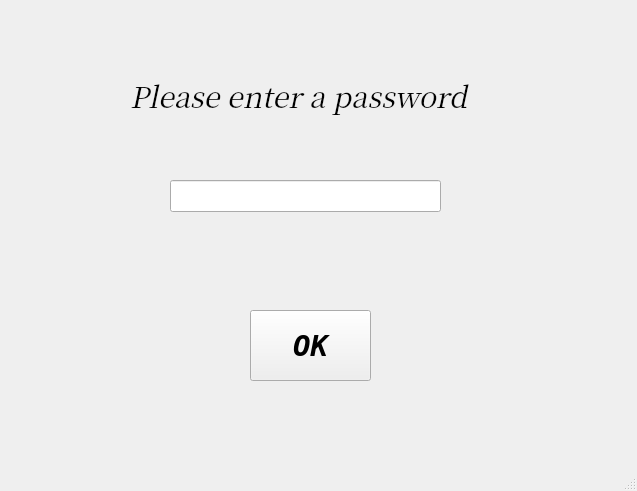
<?xml version="1.0" encoding="UTF-8"?>
<ui version="4.0">
 <class>MainWindow</class>
 <widget class="QMainWindow" name="MainWindow">
  <property name="geometry">
   <rect>
    <x>0</x>
    <y>0</y>
    <width>637</width>
    <height>491</height>
   </rect>
  </property>
  <property name="font">
   <font>
    <family>Bitstream Vera Sans Mono</family>
    <pointsize>16</pointsize>
    <weight>75</weight>
    <italic>true</italic>
    <bold>true</bold>
   </font>
  </property>
  <property name="windowTitle">
   <string>Tobias</string>
  </property>
  <property name="autoFillBackground">
   <bool>false</bool>
  </property>
  <widget class="QWidget" name="centralwidget">
   <widget class="QPushButton" name="Button1">
    <property name="geometry">
     <rect>
      <x>250</x>
      <y>310</y>
      <width>121</width>
      <height>71</height>
     </rect>
    </property>
    <property name="font">
     <font>
      <family>Bitstream Vera Sans Mono</family>
      <pointsize>22</pointsize>
      <weight>75</weight>
      <italic>true</italic>
      <bold>true</bold>
     </font>
    </property>
    <property name="text">
     <string>OK</string>
    </property>
   </widget>
   <widget class="QLabel" name="label1">
    <property name="geometry">
     <rect>
      <x>130</x>
      <y>50</y>
      <width>351</width>
      <height>91</height>
     </rect>
    </property>
    <property name="font">
     <font>
      <family>Noto Serif CJK KR</family>
      <pointsize>22</pointsize>
      <weight>50</weight>
      <italic>true</italic>
      <bold>false</bold>
     </font>
    </property>
    <property name="text">
     <string>Please enter a password</string>
    </property>
   </widget>
   <widget class="QLineEdit" name="lineEdit">
    <property name="geometry">
     <rect>
      <x>170</x>
      <y>180</y>
      <width>271</width>
      <height>32</height>
     </rect>
    </property>
    <property name="font">
     <font>
      <family>Bitstream Vera Sans Mono</family>
      <pointsize>16</pointsize>
      <weight>75</weight>
      <italic>true</italic>
      <bold>true</bold>
     </font>
    </property>
   </widget>
  </widget>
  <widget class="QStatusBar" name="statusbar"/>
 </widget>
 <resources/>
 <connections/>
</ui>
